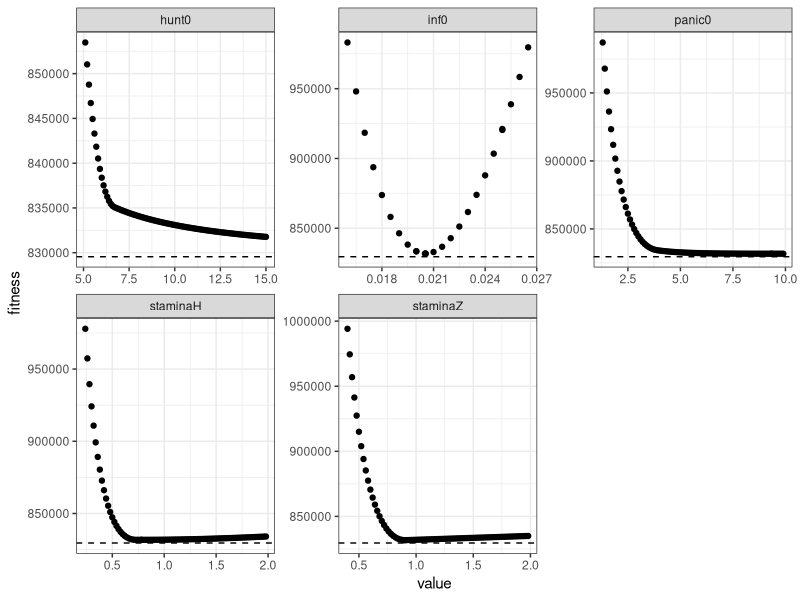
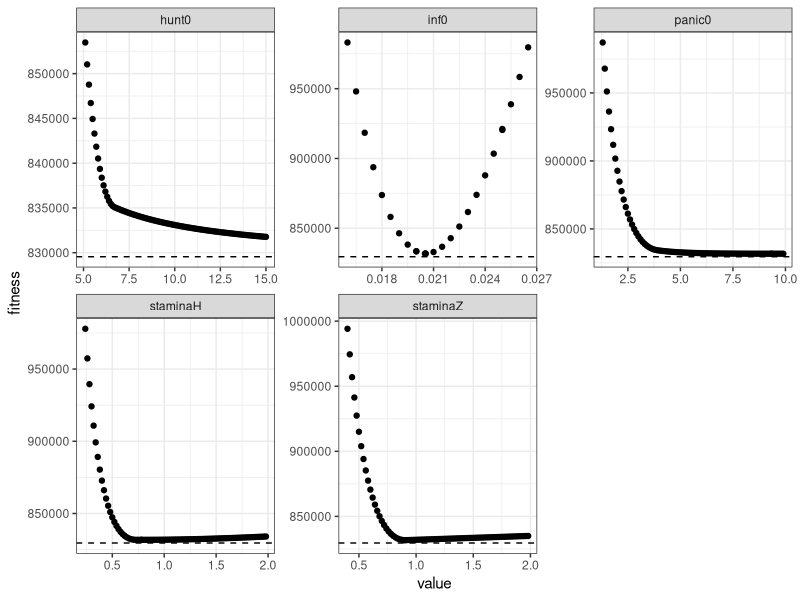

Reproduce these figures in R, in order.
library(tidyverse)
library(stringr)

panic0 <- read_csv("../profiles/panic0.csv") %>%
    select(value = panic0, fitness) %>%
    mutate(profile = "panic0")
staminaH <- read_csv("../profiles/staminaH.csv") %>%
    select(value = staminaH, fitness) %>%
    mutate(profile = "staminaH")
hunt0 <- read_csv("../profiles/hunt0.csv") %>%
    select(value = hunt0, fitness) %>%
    mutate(profile = "hunt0")
staminaZ <- read_csv("../profiles/staminaZ.csv") %>%
    select(value = staminaZ, fitness) %>%
    mutate(profile = "staminaZ")
inf0 <- read_csv("../profiles/inf0.csv") %>%
    select(value = inf0, fitness) %>%
    mutate(profile = "inf0")

all_profile <- panic0 %>%
    full_join(staminaH) %>%
    full_join(hunt0) %>%
    full_join(staminaZ) %>%
    full_join(inf0)

test <- all_profile %>%
    group_by(profile) %>%
    summarise_at("fitness", min) %>%
    left_join(all_profile)

plot_profile <- all_profile %>%
    filter(fitness < 1000000) %>%
    # mutate(sig = ifelse(fitness < 829550.5 + 1.92, T, F)) %>%
    ggplot(aes(x = value, y = fitness)) +
    geom_point() +
    geom_hline(yintercept = 829550.5 + 1.92, linetype = "dashed") +
    facet_wrap(~ profile, scales = "free") +
    theme_bw()
plot_profile
ggsave("../presentation/figures/profiles.png", plot_profile, width = 15, units = "cm")
